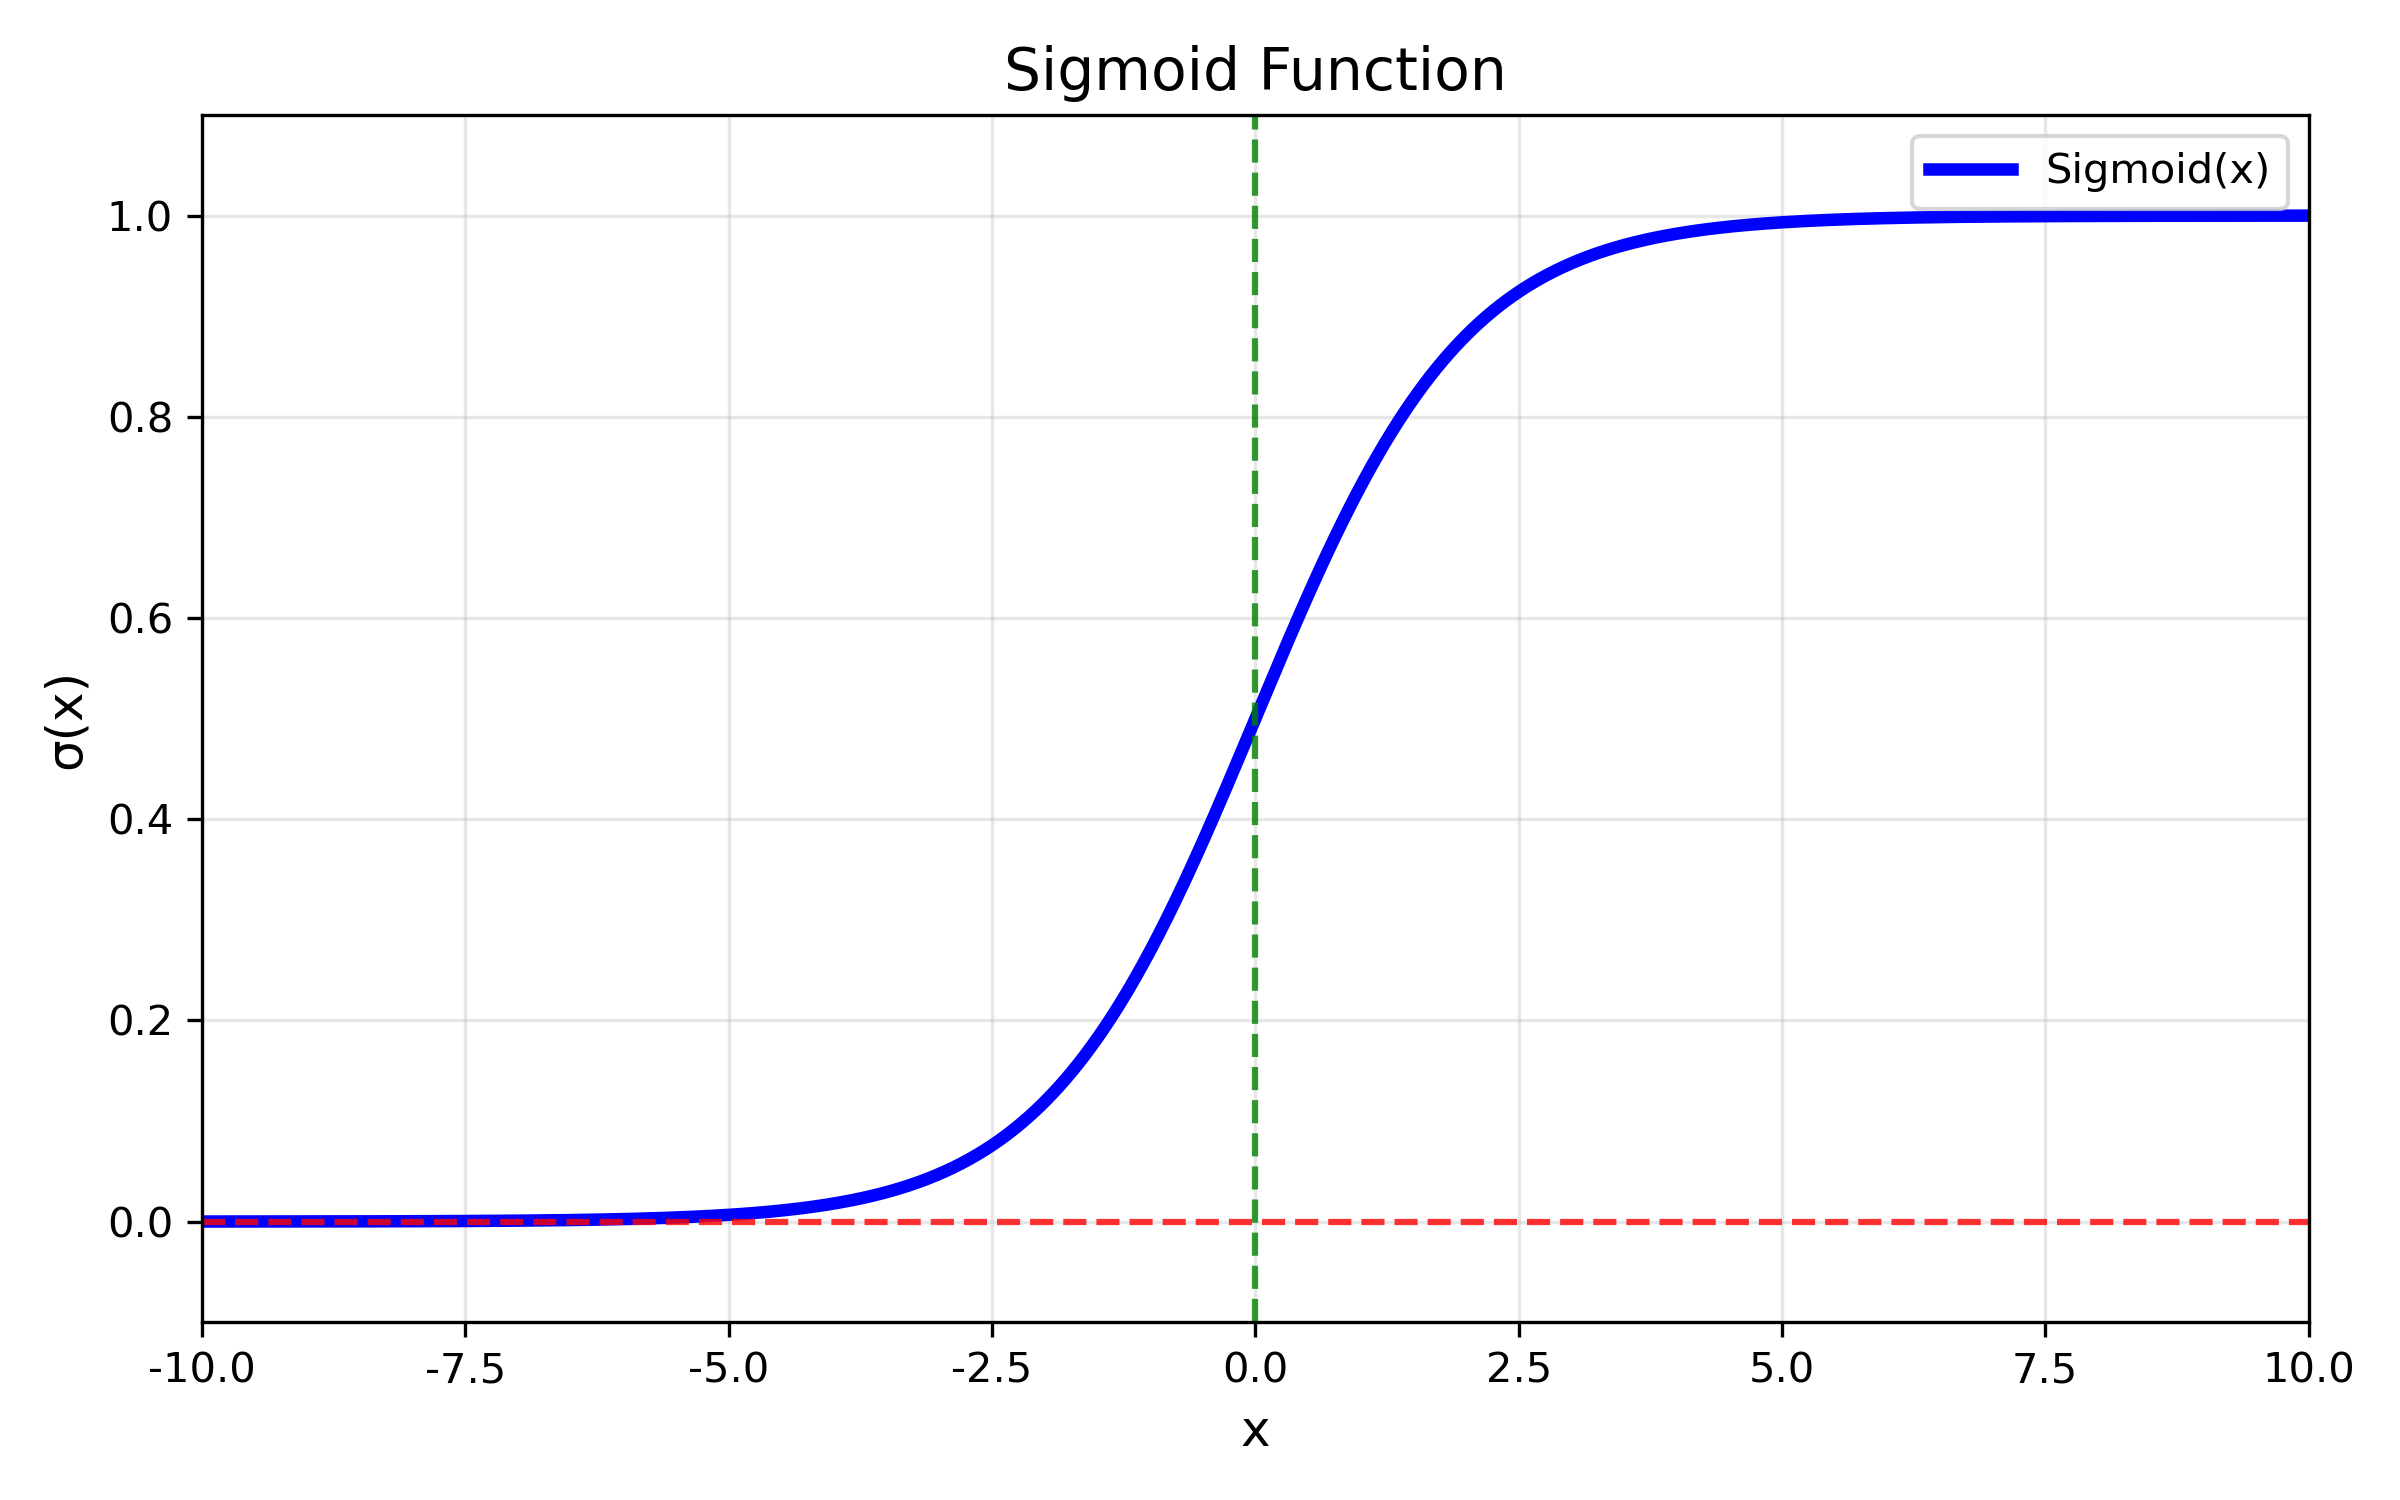

The Python source for this figure:
import numpy as np
import matplotlib
matplotlib.use('Agg')
import matplotlib.pyplot as plt

plt.rcParams["axes.unicode_minus"] = False

def sigmoid(x):
    return 1 / (1 + np.exp(-x))

x = np.linspace(-10, 10, 1000)
y = sigmoid(x)

plt.figure(figsize=(8, 5))
plt.plot(x, y, 'b-', linewidth=3, label='Sigmoid(x)')

plt.axhline(y=0, color='r', linestyle='--', linewidth=1.5, alpha=0.8)
plt.axvline(x=0, color='g', linestyle='--', linewidth=1.5, alpha=0.8)

plt.title('Sigmoid Function', fontsize=14)
plt.xlabel('x', fontsize=12)
plt.ylabel('σ(x)', fontsize=12)
plt.xlim(-10, 10)
plt.ylim(-0.1, 1.1)
plt.grid(True, alpha=0.3)
plt.legend()
plt.tight_layout()

plt.savefig('/home/dingning/毕设/Mine/drawing/sigmoid.png', dpi=300)
print("✅ Sigmoid 图像已保存！")
